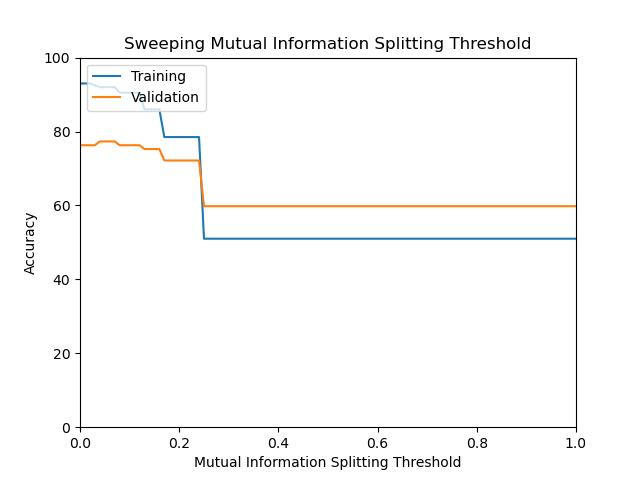

Write Python code to recreate this figure.
#!/usr/bin/env python3

import pandas as pd
import numpy as np
import matplotlib.pyplot as plt

data = np.loadtxt("q6.csv", delimiter=",", dtype=float)


plt.figure()
plt.xlim(0, 1)
plt.ylim(0, 100)

# print(np.transpose(data)[0:2])
# exit(1)
# Training
plt.plot(*np.transpose(data)[0:2], label="Training")
plt.plot(*np.transpose(data)[0:3:2], label="Validation")
# plt.plot([0,1,2,3,4,5,6,7,8], [59.79,72.16,72.16,82.47,76.29,74.23,76.29,76.29,76.29], label='Validation')
plt.legend(loc="upper left")

plt.xlabel("Mutual Information Splitting Threshold")
plt.ylabel("Accuracy")
plt.title("Sweeping Mutual Information Splitting Threshold")

plt.savefig("q6_graph.jpg")
